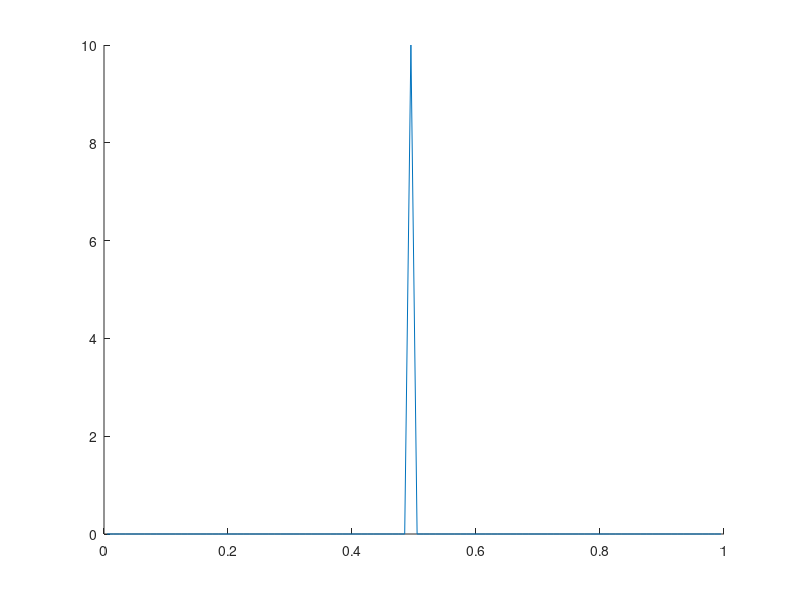

Reproduce this figure in MATLAB. (Note: this script raises an error after producing the figure.)
xstart=0;
xend = 1; % x-axis size.
tend = 0.5; % t-axis size.
N = 100;
x = linspace(xstart,xend,N+1);
dx = x(2)-x(1); % Grid spacing
dt = 0.001;
%nt = floor(tend/dt);
%dt = tend / nt;
%Set up the initial solution values.
%u0 = uinit(x,ictype,xend); %Call to the function "uinit".
u0 =zeros(1,N);
for i=1:N
    %u0(i)=sin(2*pi* (x(i)+(x(i+1)-x(i))/2));
    %u0(1,i)= exp(-2*((x(1,i)+(x(1,i+1)-x(1,i))/2) - 1).^2);
    if (i ~= N/2)
        u0(1,i)=0;
    else
        u0(1,i)=10;
    end
end
for i=1:N
    x_new(i)= x(i)+(x(i+1)-x(i))/2;
end
figure(1)
hold on
plot(x_new,u0)
u = u0;
unew = 0*u;
for i = 0:dt:tend
    D=0.03;
    fminus = 0.5*( f(u(2:end-1)) + f(u(1:end-2)) );
    fplus = 0.5*( f(u(2:end-1)) + f(u(3:end)) );
    unew(2:end-1) = u(2:end-1) + dt*(D*(u(3:end)-2*u(2:end-1)+u(1:end-2))/(dx)^2 ...
        - (fplus-fminus)/dx );
    unew(1) = u(1);
    unew(end) = u(end);
    u = unew;
end


figure(1)
hold on
plot(x_new,u)